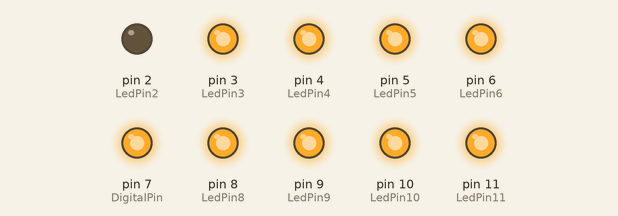
Simulated run of this sketch. Board: Arduino Uno, built with avr-gcc and run on an emulated ATmega328P. Shown: output pins drawn as LEDs (lit = HIGH).

Above: at 0.02 s.
At 0.22 s:
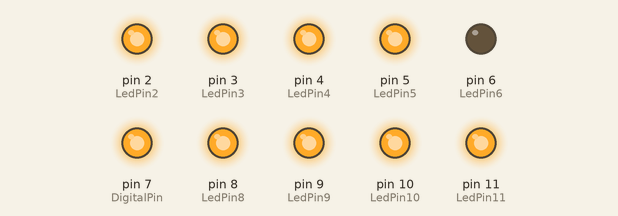
At 0.42 s:
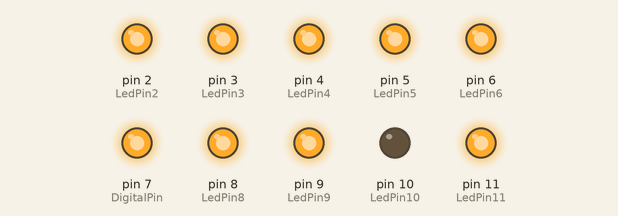
At 1.07 s:
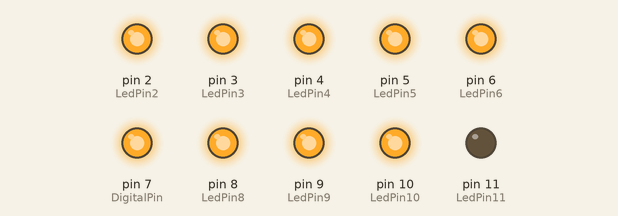
At 1.57 s:
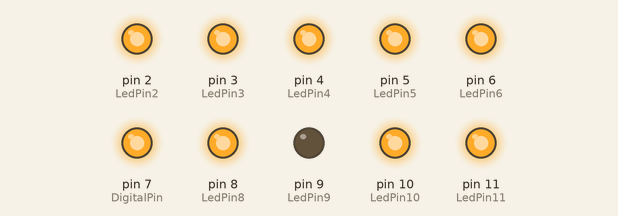
At 2.35 s:
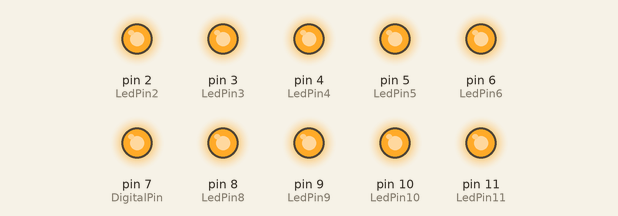
Timing chart, 0 to 3.0 s (numbered marks = the images above):
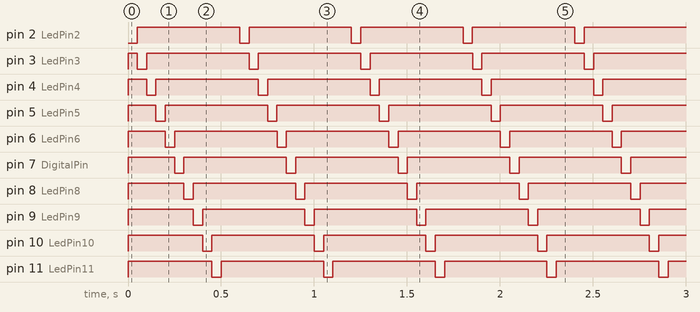

Measured:
- by itself, pin 2 (LedPin2), pin 11 (LedPin11): alternates HIGH for 0.55 s and LOW for 0.05 s
- by itself, pin 3 (LedPin3), pin 4 (LedPin4), pin 5 (LedPin5), pin 6 (LedPin6), pin 7 (DigitalPin), pin 8 (LedPin8), pin 9 (LedPin9), pin 10 (LedPin10): repeats every 0.60 s: LOW 0.05 s, HIGH 0.55 s
- by itself, everything shown: repeats every 0.60 s, in 11 steps

The sketch:

LED_BAR.ino
```cpp
//*******************************************************************************
// Project : LED bar 셋팅 하기
// Board : Arduino Uno
//*******************************************************************************
int AnalogPin = A0;    // Analog input
int DigitalPin = 7;    // Digital input
int LedPin2 = 2;       // select the pin for the LED
int LedPin3 = 3;       // select the pin for the LED
int LedPin4 = 4;       // select the pin for the LED
int LedPin5 = 5;       // select the pin for the LED
int LedPin6 = 6;       // select the pin for the LED
int LedPin7 = 7;       // select the pin for the LED
int LedPin8 = 8;       // select the pin for the LED
int LedPin9 = 9;       // select the pin for the LED
int LedPin10 = 10;     // select the pin for the LED
int LedPin11 = 11;     // select the pin for the LED
int gValue = 0;        // variable for Sensor Data
void setup ()
{
  int i=0;
  for(i=0 ; i<10 ; i++)
    pinMode (LedPin2+i, OUTPUT);
  Serial.begin (9600);
}
void loop ()
{
  int i=0;
  static int j=2;
  // clear all led
  for(i=0;i<10;i++)
    digitalWrite (LedPin2+i, HIGH);
  // turn on, shift led
  digitalWrite (j, LOW);
  j++;
  if(j>11)  j=0;
  delay(50);
}
```
